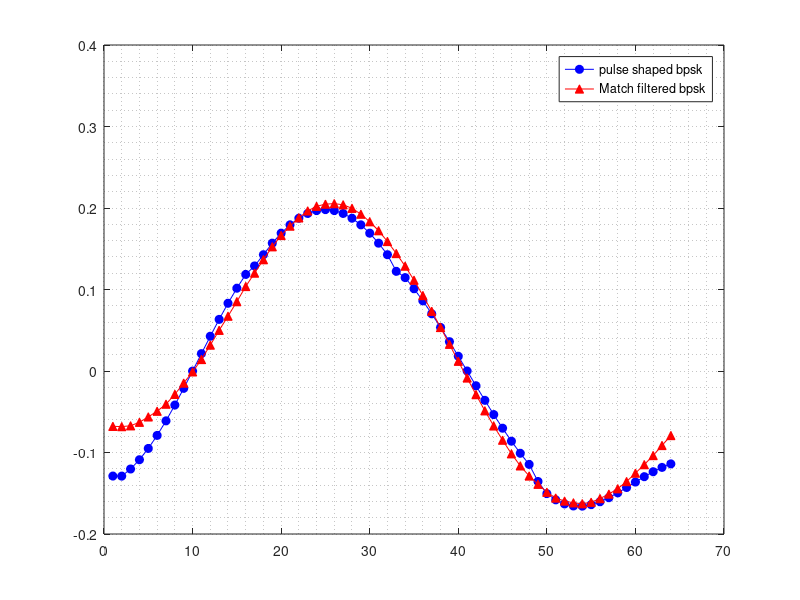

Recreate this plot in MATLAB. (Note: this script raises an error after producing the figure.)
%%%%%%%%%%%%%%%%%%%%%%%%%%%%%%%%%%%%%%%%%%%%%%%%%%%%%%%%%%%%%%%%%%%%%%%%%%%
% =========================================================================
% This file does basic bpsk modulation and demodulation
% The implementation however was NOT SO BASIC. I struggled a lot to get 
% this to work.
% =========================================================================
%%%%%%%%%%%%%%%%%%%%%%%%%%%%%%%%%%%%%%%%%%%%%%%%%%%%%%%%%%%%%%%%%%%%%%%%%%%

close all;
clear all;

%#### CONFIGURATIONS ####%
% (fs) sampling frequency can be any aribitiary value
fs              = 1e3;
% (fc) a blog mentioned carrier frequency should be 1/4 of sampling frequency.
% fc is higher than symbol frequency (fs/16).
fc              = fs/4;
% (nspan) is the number of symbols the SRRC filter should span.
% nspan = 4 implies that symbols X, X+1, X+2, X+3 will be under the SRRC. X+1 and X+2 will
% come under SRRC major lobe where as X and X+3 in side lobes
nspan           = 4;
% (num_syms) is the total number of symbols for which the data should be generated.
% Ideally, the total number of bits for num_syms should be mod-order x num_syms and since
% bpsk has mod-order of 1, it doesn't really matter.
num_syms        = 4;
% (roll_off) is the SRRC parameter that governs the passband to stopband transition.
% the total bandwidth of system is (1 + roll_off)fs/samples_per_sym.
roll_off        = 0.25;
% (samples_per_sym) is the upsampling factor.
samples_per_sym = 16;

% carrier is generated for the upsampled sequence. This actually is the sampled version of carrier.
carrier = cos ( 2*pi*fc* ( 0 : samples_per_sym-1 ) / samples_per_sym );
fullcarrier = repmat(carrier, 1, num_syms);

%#### BPSK TRANSMITTER ####%
bits = randi([0 1], [1 num_syms]);
input_bits = [bits zeros(1, nspan/2)]; % to flush out the filter delay
bpsk_syms = 2*input_bits - 1;

% upsample the bpsk_syms to samples_per_sym symbols by adding 0s between consecutive symbols
zero_mat = zeros(samples_per_sym-1, num_syms + nspan/2);
bpsk_syms = [bpsk_syms; zero_mat];
bpsk_syms = reshape(bpsk_syms, 1, []);

% Square Root raised cosine pulse shaping
%   number of taps = nspan * samples_per_sym + 1. +1 is for middle peak tap.
%   Initially I wanted to derive SRRC from RRC by taking square root of RRC spectrum.
%   But, the resultant spectrum was incorrect. There are also no proper resources for it
%   so I dropped the idea and directly took the time domain formula for SRRC.
t = -nspan/2 : 1/samples_per_sym : nspan/2; % length(t) = total number of taps
%rrc = sinc(t) .* cos(roll_off * pi * t) ./ (1 - (2 * roll_off * t).^2 );
%rrc( find ( abs(rrc) == Inf ) ) = 0;
srrc = ( 2 * roll_off./(pi * sqrt(samples_per_sym)) ) .* ( cos( (1 + roll_off)*pi*t ) + ...
          sin ( (1 - roll_off)*pi*t ) ./ (4 * roll_off .* t) ) ./ ( 1 - (4 * roll_off * t).^2 );
% abs(srrc) will be Inf at zero crossings. Hence making those points 0
srrc( find (abs(srrc) == Inf) ) = 0;
% At middle peak tap, srrc = NaN because at that point t = 0. Therefore, the value at 
% middle peak tap is calculated by equation of line.
peak_loc = nspan/2 * samples_per_sym + 1;
m = ( srrc(peak_loc-1) - srrc(peak_loc-2) ) / ( t(peak_loc-1) - t(peak_loc-2) );
srrc(peak_loc) = m * ( t(peak_loc) - t(peak_loc-2) ) + srrc(peak_loc-2);

% convolving to make bpsk symbols continuous
%   The pulse shaping filter must be convolved with input signal.
%   This type of filter is called TX filter. But "convolving" doesn't necessarily
%   mean using conv() function. conv() perfoms linear convolution and output length is
%   length(filter) + length(input signal) - 1. Where as filter() output length is
%   length(input signal). For this reason, using filter was more intutive for me. 
%   However, filter() adds a filter delay that needs to be taken into consideration. 
%   If you see stem(srrc), the peak is at npsan/2*samples_per_sym+1 location and not at 1.
%   Implying a filter delay of nspan/2*samples_per_sym. It is very very important to 
%   remember that this filter delay should always be compensated whenever using filter()
pulse_shaped_bpsk = filter(srrc, 1, bpsk_syms);
fltDelay = (nspan / 2) * samples_per_sym;
pulse_shaped_bpsk = pulse_shaped_bpsk(fltDelay + 1: end);

% modulating with carrier frequency
mod_pulse_bpsk = pulse_shaped_bpsk .* fullcarrier;

%#### BPSK RECEIVER ####%

% De-Modulating BPSK
demod_pulse_bpsk = mod_pulse_bpsk .* fullcarrier;

% convolving received signal with Square root raised cosine
%   After demodulation, demod_pulse_bpsk will have a frequency component 2fc.
%   This has to be removed before next processing implying it has to be passed through
%   low pass filter. However, SRRC itself has a low pass nature and hence, additional
%   lpf is not needed here.
%   We perform match filtering by convolving received signal with SRRC and to compensate
%   for filter delay demod_pulse_bpsk is appended with zeros. If you notice, it is appended
%   with nspan/2*samples_per_sym and not npsan. This is because demod_pulse_bpsk is an upsampled 
%   sequence that is upsampled by samples_per_sym.
demod_pulse_bpsk = [demod_pulse_bpsk zeros(1, nspan/2 * samples_per_sym)];
matchFilteredBpsk = filter(srrc, 1, demod_pulse_bpsk);
matchFilteredBpsk = matchFilteredBpsk(nspan/2 * samples_per_sym + 1: end);

% sampling
outbits = matchFilteredBpsk(1 : samples_per_sym : end);
outbits(find(outbits > 0)) = 1;
outbits(find(outbits <= 0)) = 0;

bits
outbits

figure;
plot(pulse_shaped_bpsk,'-ob' ,'MarkerFaceColor', 'b')
hold on;
plot(matchFilteredBpsk,'-^r', 'MarkerFaceColor', 'r')
legend('pulse shaped bpsk', 'Match filtered bpsk')
grid minor

figure;
N = 1024;
plot(fs/N * (-N/2:N/2-1), dbaf(pulse_shaped_bpsk, N))
hold on
plot(fs/N * (-N/2:N/2-1), dbaf(matchFilteredBpsk, N), 'r')
legend('pulse shaped bpsk', 'Match filtered bpsk')
grid minor
